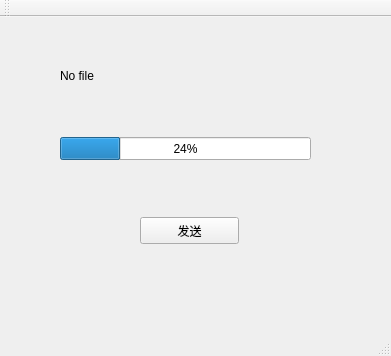
<?xml version="1.0" encoding="UTF-8"?>
<ui version="4.0">
 <class>MainWindow</class>
 <widget class="QMainWindow" name="MainWindow">
  <property name="geometry">
   <rect>
    <x>0</x>
    <y>0</y>
    <width>391</width>
    <height>356</height>
   </rect>
  </property>
  <property name="windowTitle">
   <string>Client</string>
  </property>
  <widget class="QWidget" name="centralWidget">
   <widget class="QPushButton" name="pushButton">
    <property name="geometry">
     <rect>
      <x>140</x>
      <y>200</y>
      <width>99</width>
      <height>27</height>
     </rect>
    </property>
    <property name="text">
     <string>发送</string>
    </property>
   </widget>
   <widget class="QLabel" name="label">
    <property name="geometry">
     <rect>
      <x>60</x>
      <y>50</y>
      <width>241</width>
      <height>17</height>
     </rect>
    </property>
    <property name="text">
     <string>No file</string>
    </property>
   </widget>
   <widget class="QProgressBar" name="progressBar">
    <property name="geometry">
     <rect>
      <x>60</x>
      <y>120</y>
      <width>251</width>
      <height>23</height>
     </rect>
    </property>
    <property name="value">
     <number>24</number>
    </property>
   </widget>
  </widget>
  <widget class="QMenuBar" name="menuBar">
   <property name="geometry">
    <rect>
     <x>0</x>
     <y>0</y>
     <width>391</width>
     <height>31</height>
    </rect>
   </property>
  </widget>
  <widget class="QToolBar" name="mainToolBar">
   <attribute name="toolBarArea">
    <enum>TopToolBarArea</enum>
   </attribute>
   <attribute name="toolBarBreak">
    <bool>false</bool>
   </attribute>
  </widget>
  <widget class="QStatusBar" name="statusBar"/>
 </widget>
 <layoutdefault spacing="6" margin="11"/>
 <resources/>
 <connections/>
</ui>
